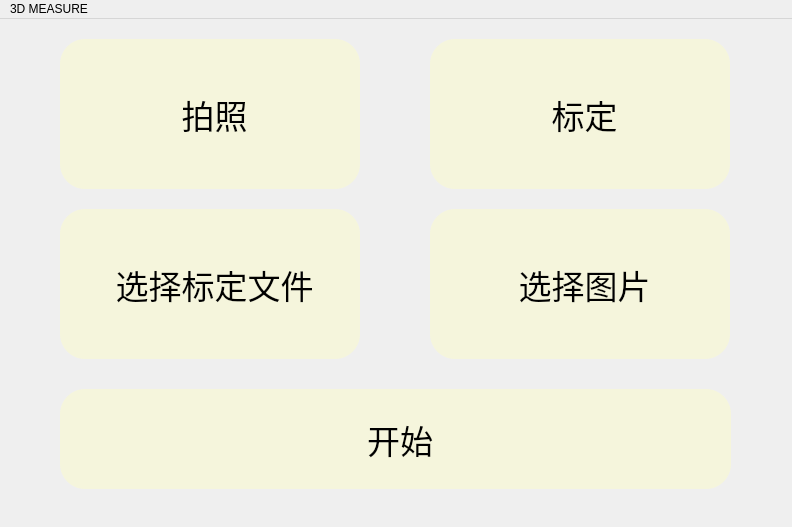
<?xml version="1.0" encoding="UTF-8"?>
<ui version="4.0">
 <class>beginWindow</class>
 <widget class="QMainWindow" name="beginWindow">
  <property name="geometry">
   <rect>
    <x>0</x>
    <y>0</y>
    <width>792</width>
    <height>527</height>
   </rect>
  </property>
  <property name="windowTitle">
   <string>MainWindow</string>
  </property>
  <property name="styleSheet">
   <string notr="true">background-color: rgb(105,105,105);
QFileDialog {
    background-color:red;
}</string>
  </property>
  <widget class="QWidget" name="centralwidget">
   <widget class="QPushButton" name="pushButton_3">
    <property name="geometry">
     <rect>
      <x>60</x>
      <y>20</y>
      <width>300</width>
      <height>150</height>
     </rect>
    </property>
    <property name="font">
     <font>
      <pointsize>25</pointsize>
     </font>
    </property>
    <property name="styleSheet">
     <string notr="true">QPushButton{
  background-color: rgb(245,245,220);
  selection-color : rgb(225,255,255);
   border-radius:25px;
}
 
QPushButton:hover{
   background-color:rgb(0,128,128)
}
QPushButton:focus{
   outline:none;
}</string>
    </property>
    <property name="text">
     <string> 拍照</string>
    </property>
    <property name="icon">
     <iconset resource="lable.qrc">
      <normaloff>:/lable/photo.png</normaloff>:/lable/photo.png</iconset>
    </property>
    <property name="iconSize">
     <size>
      <width>40</width>
      <height>40</height>
     </size>
    </property>
   </widget>
   <widget class="QPushButton" name="pushButton_5">
    <property name="geometry">
     <rect>
      <x>430</x>
      <y>20</y>
      <width>300</width>
      <height>150</height>
     </rect>
    </property>
    <property name="font">
     <font>
      <pointsize>25</pointsize>
     </font>
    </property>
    <property name="styleSheet">
     <string notr="true">QPushButton{
  background-color: rgb(245,245,220);
  selection-color : rgb(225,255,255);
   border-radius:25px;
}
 
QPushButton:hover{
   background-color:rgb(0,128,128)
}
QPushButton:focus{
   outline:none;
}</string>
    </property>
    <property name="text">
     <string> 标定</string>
    </property>
    <property name="icon">
     <iconset resource="lable.qrc">
      <normaloff>:/lable/angle.png</normaloff>:/lable/angle.png</iconset>
    </property>
    <property name="iconSize">
     <size>
      <width>40</width>
      <height>40</height>
     </size>
    </property>
   </widget>
   <widget class="QPushButton" name="cail_button">
    <property name="geometry">
     <rect>
      <x>60</x>
      <y>190</y>
      <width>300</width>
      <height>150</height>
     </rect>
    </property>
    <property name="font">
     <font>
      <pointsize>25</pointsize>
     </font>
    </property>
    <property name="styleSheet">
     <string notr="true">QPushButton{
  background-color: rgb(245,245,220);
  selection-color : rgb(225,255,255);
   border-radius:25px;
}
 
QPushButton:hover{
   background-color:rgb(0,128,128)
}
QPushButton:focus{
   outline:none;
}</string>
    </property>
    <property name="text">
     <string> 选择标定文件</string>
    </property>
    <property name="icon">
     <iconset resource="lable.qrc">
      <normaloff>:/lable/cail.png</normaloff>:/lable/cail.png</iconset>
    </property>
    <property name="iconSize">
     <size>
      <width>40</width>
      <height>40</height>
     </size>
    </property>
   </widget>
   <widget class="QPushButton" name="img_button">
    <property name="geometry">
     <rect>
      <x>430</x>
      <y>190</y>
      <width>300</width>
      <height>150</height>
     </rect>
    </property>
    <property name="font">
     <font>
      <pointsize>25</pointsize>
     </font>
    </property>
    <property name="styleSheet">
     <string notr="true">QPushButton{
  background-color: rgb(245,245,220);
  selection-color : rgb(225,255,255);
   border-radius:25px;
}
 
QPushButton:hover{
   background-color:rgb(0,128,128)
}
QPushButton:focus{
   outline:none;
}</string>
    </property>
    <property name="text">
     <string> 选择图片</string>
    </property>
    <property name="icon">
     <iconset resource="lable.qrc">
      <normaloff>:/lable/img.png</normaloff>:/lable/img.png</iconset>
    </property>
    <property name="iconSize">
     <size>
      <width>40</width>
      <height>40</height>
     </size>
    </property>
   </widget>
   <widget class="QPushButton" name="pushButton">
    <property name="geometry">
     <rect>
      <x>60</x>
      <y>370</y>
      <width>671</width>
      <height>100</height>
     </rect>
    </property>
    <property name="font">
     <font>
      <pointsize>25</pointsize>
     </font>
    </property>
    <property name="styleSheet">
     <string notr="true">QPushButton{
  background-color: rgb(245,245,220);
  selection-color : rgb(225,255,255);
   border-radius:25px;
}
 
QPushButton:hover{
   background-color:rgb(0,128,128)
}
QPushButton:focus{
   outline:none;
}</string>
    </property>
    <property name="text">
     <string> 开始</string>
    </property>
    <property name="icon">
     <iconset resource="lable.qrc">
      <normaloff>:/lable/begin.png</normaloff>:/lable/begin.png</iconset>
    </property>
    <property name="iconSize">
     <size>
      <width>40</width>
      <height>40</height>
     </size>
    </property>
   </widget>
  </widget>
  <widget class="QMenuBar" name="menubar">
   <property name="geometry">
    <rect>
     <x>0</x>
     <y>0</y>
     <width>792</width>
     <height>31</height>
    </rect>
   </property>
   <widget class="QMenu" name="menu3D_MEASURE">
    <property name="title">
     <string>3D MEASURE</string>
    </property>
   </widget>
   <addaction name="menu3D_MEASURE"/>
  </widget>
 </widget>
 <resources>
  <include location="lable.qrc"/>
 </resources>
 <connections/>
</ui>
